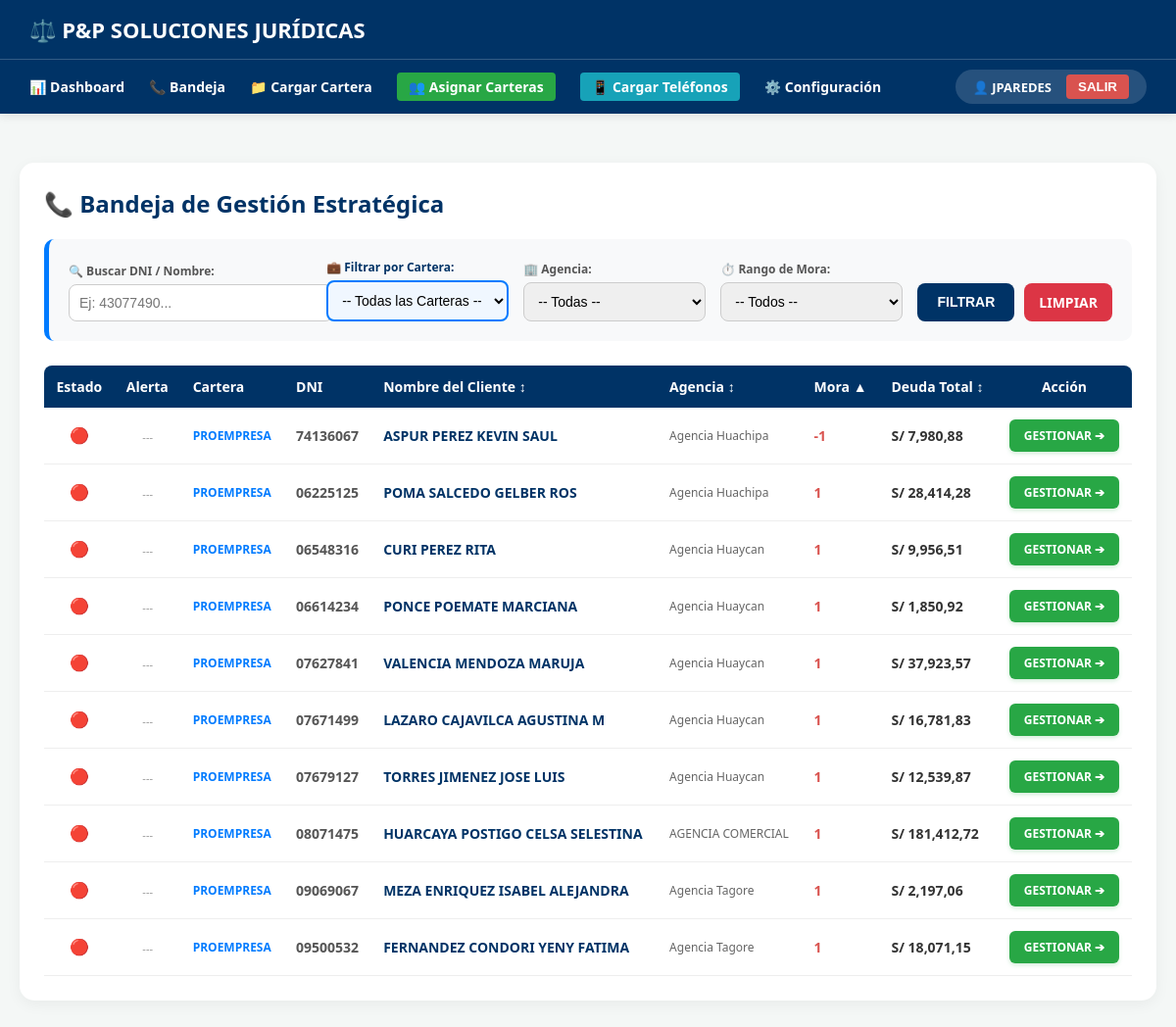
Screenshot of /bandeja-gestor/?orden=mora (signed in) with the database file from the repository.
### cobranza/models.py (models this page shows, shortened)
class Deudor(models.Model):
    documento = models.CharField(max_length=20, unique=True) # DOC_DNI_RUC
    nombre_completo = models.CharField(max_length=200)       # NOM_CLI
    telefono_principal = models.CharField(max_length=50)     # TLF_CELULAR_CLIENTE
    cuenta = models.CharField(max_length=50, default='N/A')  # COD_CREDITO
    agencia = models.CharField(max_length=100, default='N/A')# NOM_AGENCIA
    cartera = models.CharField(max_length=50, default='GENERAL')
    monto_capital = models.DecimalField(max_digits=12, decimal_places=2, default=0) # DEUDA_CAP
    saldo_deuda = models.DecimalField(max_digits=12, decimal_places=2, default=0)   # DEUDA_TOTAL
    dir_casa = models.TextField(null=True, blank=True)
    distrito = models.CharField(max_length=100, null=True, blank=True)
    nom_conyuge = models.CharField(max_length=200, null=True, blank=True)
    nom_aval = models.CharField(max_length=200, null=True, blank=True)
    tlf_celular_aval = models.CharField(max_length=50, null=True, blank=True)
    nom_conyuge_aval = models.CharField(max_length=200, null=True, blank=True)
    rango_dias_mora = models.CharField(max_length=50, null=True, blank=True)

### cobranza/views.py (the view, shortened to what this page needs)
# urls.py: path('bandeja-gestor/', views.bandeja_gestor, name='bandeja_gestor'),
@login_required
def bandeja_gestor(request):
    q = request.GET.get('q', '')
    cartera_filtro = request.GET.get('cartera', '')
    agencia_filtro = request.GET.get('agencia', '')
    mora_filtro = request.GET.get('rango_dias_mora', '')
    orden = request.GET.get('orden', '')
    es_gerente_flag = es_gerente(request.user)
    if es_gerente_flag:
        carteras_crudas = Deudor.objects.values_list('cartera', flat=True).distinct()
        agencias_crudas = Deudor.objects.values_list('agencia', flat=True).distinct()
        moras_crudas = Deudor.objects.values_list('rango_dias_mora', flat=True).distinct()
    lista_carteras = sorted([str(c) for c in carteras_crudas if c and str(c).strip() != ''])
    lista_agencias = sorted([str(a) for a in agencias_crudas if a and str(a).strip() != ''])
    lista_moras = sorted([str(m) for m in moras_crudas if m and str(m).strip() != ''])
    deudores = Deudor.objects.annotate(ultima_llamada=Max('gestion__fecha'))
    if q:
        deudores = deudores.filter(Q(documento__icontains=q) | Q(nombre_completo__icontains=q))
    if cartera_filtro:
        deudores = deudores.filter(cartera=cartera_filtro)
    if agencia_filtro:
        deudores = deudores.filter(agencia=agencia_filtro)
    if mora_filtro:
        deudores = deudores.filter(rango_dias_mora=mora_filtro)
    if orden == 'nombre': deudores = deudores.order_by('nombre_completo')
    elif orden == '-nombre': deudores = deudores.order_by('-nombre_completo')
    elif orden == 'agencia': deudores = deudores.order_by('agencia')
    elif orden == '-agencia': deudores = deudores.order_by('-agencia')
    elif orden == 'mora': deudores = deudores.order_by('rango_dias_mora')
    elif orden == '-mora': deudores = deudores.order_by('-rango_dias_mora')
    elif orden == 'deuda_total': deudores = deudores.order_by('saldo_deuda')
    elif orden == '-deuda_total': deudores = deudores.order_by('-saldo_deuda')
    hoy = timezone.now().date()
    ultima_promesa_subquery = Gestion.objects.filter(
        deudor=OuterRef('pk'),
        resultado__icontains='PROMESA',
        fecha_promesa__gte=hoy,
    ).exclude(
        deudor__gestion__resultado__icontains='PAGO',
        deudor__gestion__fecha__gt=models.F('fecha')
    ).order_by('-fecha_promesa').values('fecha_promesa')[:1]
    promesa_vencida_subquery = Gestion.objects.filter(
        deudor=OuterRef('pk'),
        resultado__icontains='PROMESA',
        fecha_promesa__lt=hoy,
    ).exclude(
        deudor__gestion__resultado__icontains='PAGO',
        deudor__gestion__fecha__gt=models.F('fecha')
    ).values('id')[:1]
    deudores = deudores.annotate(
        ultima_promesa_fecha=Subquery(ultima_promesa_subquery),
        tiene_promesa_vencida=Subquery(promesa_vencida_subquery)
    )
    lista_deudores = []
    for d in deudores:
        if not d.ultima_llamada:
            color = "rojo"
        else:
            dias = (timezone.now() - d.ultima_llamada).days
            color = "rojo" if dias >= 3 else ("amarillo" if dias >= 1 else "verde")
        alerta_promesa = d.tiene_promesa_vencida is not None
        proxima_promesa = d.ultima_promesa_fecha
        lista_deudores.append({
            'deudor': d,
            'color': color,
            'alerta_promesa': alerta_promesa,
            'proxima_promesa': proxima_promesa
        })
    deudores_ordenados = [item['deudor'] for item in lista_deudores]
    paginator = Paginator(deudores_ordenados, 10)
    page_number = request.GET.get('page')
    deudores_paginados = paginator.get_page(page_number)
    deudores_con_info = []
    for d in deudores_paginados:
        info = next((item for item in lista_deudores if item['deudor'].id == d.id), None)
        if info:
            d.color = info['color']
            d.alerta_promesa = info['alerta_promesa']
            d.proxima_promesa = info['proxima_promesa']
        deudores_con_info.append(d)
    lista_ids_filtrados = obtener_lista_deudores_filtrados(request, request.user)
    request.session['lista_ids_navegacion'] = lista_ids_filtrados
    request.session['filtros_bandeja'] = {
        'q': q,
        'cartera': cartera_filtro,
        'agencia': agencia_filtro,
        'mora': mora_filtro,
        'page': page_number,
        'orden': orden
    }
    return render(request, 'cobranza/bandeja.html', {
        'deudores': deudores_con_info,
        'lista_carteras': lista_carteras,
        'lista_agencias': lista_agencias,
        'lista_moras': lista_moras,
        'q': q,
        'cartera_filtro': cartera_filtro,
        'agencia_filtro': agencia_filtro,
        'mora_filtro': mora_filtro,
        'orden_actual': orden,
        'es_gerente': es_gerente_flag,
    })

### cobranza/views.py (called while the page is built)
def es_gerente(user):
    return user.groups.filter(name='GERENTE').exists() or user.is_superuser

### cobranza/templates/cobranza/bandeja.html (shortened to what this page needs)
{% extends 'cobranza/base.html' %}
{% load humanize %}
{% block content %}
<div style="background: white; padding: 25px; border-radius: 15px; box-shadow: 0 4px 15px rgba(0,0,0,0.05);">
    <h2 style="color: #003366; margin-top: 0;">📞 Bandeja de Gestión Estratégica</h2>
    <form method="GET" style="background: #f8f9fa; padding: 20px; border-radius: 10px; margin-bottom: 25px; display: grid; grid-template-columns: 2fr 1.5fr 1.5fr 1.5fr auto; gap: 15px; align-items: end; border-left: 5px solid #007bff;">
        <div>
            <label style="font-size: 12px; font-weight: bold; color: #555; display: block; margin-bottom: 5px;">🔍 Buscar DNI / Nombre:</label>
            <input type="text" name="q" value="{{ q }}" placeholder="Ej: 43077490..." style="width: 100%; padding: 10px; border-radius: 8px; border: 1px solid #ccc; font-size: 14px;">
        </div>
        <div>
            <label style="font-size: 12px; font-weight: bold; color: #003366; display: block; margin-bottom: 5px;">💼 Filtrar por Cartera:</label>
            <select name="cartera" style="width: 100%; padding: 10px; border-radius: 8px; border: 2px solid #007bff; font-size: 14px; background-color: #f0f7ff;">
                <option value="">-- Todas las Carteras --</option>
            </select>
        </div>
        <div>
            <label style="font-size: 12px; font-weight: bold; color: #555; display: block; margin-bottom: 5px;">🏢 Agencia:</label>
            <select name="agencia" style="width: 100%; padding: 10px; border-radius: 8px; border: 1px solid #ccc; font-size: 14px;">
                <option value="">-- Todas --</option>
            </select>
        </div>
        <div>
            <label style="font-size: 12px; font-weight: bold; color: #555; display: block; margin-bottom: 5px;">⏱️ Rango de Mora:</label>
            <select name="rango_dias_mora" style="width: 100%; padding: 10px; border-radius: 8px; border: 1px solid #ccc; font-size: 14px;">
                <option value="">-- Todos --</option>
            </select>
        </div>
        <div style="display: flex; gap: 10px;">
            <button type="submit" style="background: #003366; color: white; padding: 10px 20px; border: none; border-radius: 8px; font-weight: bold; font-size: 14px; cursor: pointer;">FILTRAR</button>
            <a href="{% url 'bandeja_gestor' %}" style="background: #dc3545; color: white; padding: 10px 15px; border-radius: 8px; text-decoration: none; font-weight: bold; font-size: 14px; text-align: center; display: flex; align-items: center;">LIMPIAR</a>
        </div>
    </form>
    <div style="overflow-x: auto;">
        <table style="width: 100%; border-collapse: collapse; font-size: 14px; min-width: 900px;">
            <thead>
                <tr style="background: #003366; color: white; text-align: left;">
                    <th style="padding: 12px; border-radius: 8px 0 0 0; text-align: center;">Estado</th>
                    <th style="padding: 12px;">Alerta</th>
                    <th style="padding: 12px;">Cartera</th>
                    <th style="padding: 12px;">DNI</th>
                    <th style="padding: 12px;">
                        <a href="?orden={% if orden_actual == 'nombre' %}-nombre{% else %}nombre{% endif %}" style="color: white; text-decoration: none;">
                            Nombre del Cliente {% if orden_actual == 'nombre' %}▲{% elif orden_actual == '-nombre' %}▼{% else %}↕{% endif %}
                        </a>
                    </th>
                    <th style="padding: 12px;">
                        <a href="?orden={% if orden_actual == 'agencia' %}-agencia{% else %}agencia{% endif %}" style="color: white; text-decoration: none;">
                            Agencia {% if orden_actual == 'agencia' %}▲{% elif orden_actual == '-agencia' %}▼{% else %}↕{% endif %}
                        </a>
                    </th>
                    <th style="padding: 12px;">
                        <a href="?orden={% if orden_actual == 'mora' %}-mora{% else %}mora{% endif %}" style="color: white; text-decoration: none;">
                            Mora {% if orden_actual == 'mora' %}▲{% elif orden_actual == '-mora' %}▼{% else %}↕{% endif %}
                        </a>
                    </th>
                    <th style="padding: 12px;">
                        <a href="?orden={% if orden_actual == 'deuda_total' %}-deuda_total{% else %}deuda_total{% endif %}" style="color: white; text-decoration: none;">
                            Deuda Total {% if orden_actual == 'deuda_total' %}▲{% elif orden_actual == '-deuda_total' %}▼{% else %}↕{% endif %}
                        </a>
                    </th>
                    <th style="padding: 12px; border-radius: 0 8px 0 0; text-align: center;">Acción</th>
                 </tr>
            </thead>
            <tbody>
                {% for d in deudores %}
                <tr style="border-bottom: 1px solid #eee; transition: background 0.2s; {% if d.alerta_promesa %}background: #fff3cd; border-left: 4px solid #ffc107;{% endif %}" onmouseover="this.style.background='#f1f8ff'" onmouseout="this.style.background='{% if d.alerta_promesa %}#fff3cd{% else %}white{% endif %}'">
                    <td style="padding: 12px; text-align: center; font-size: 16px;">
                        {% if d.color == 'rojo' %}🔴{% elif d.color == 'amarillo' %}🟡{% else %}🟢{% endif %}
                    </td>
                    <td style="padding: 12px; text-align: center;">
                        {% if d.alerta_promesa %}
                            <span style="background: #ffc107; color: #856404; padding: 4px 8px; border-radius: 12px; font-size: 11px; font-weight: bold; white-space: nowrap;">
                                ⚠️ PROMESA VENCIDA
                            </span>
                            {% if d.proxima_promesa %}
                                <span style="display: block; font-size: 10px; color: #856404; margin-top: 4px;">
                                    Vencía: {{ d.proxima_promesa|date:"d/m/Y" }}
                                </span>
                            {% endif %}
                        {% else %}
                            <span style="color: #999; font-size: 11px;">---</span>
                        {% endif %}
                    </td>
                    <td style="padding: 12px; font-weight: bold; color: #007bff; font-size: 12px;">{{ d.cartera }}</td>
                    <td style="padding: 12px; font-weight: bold; color: #555;">{{ d.documento }}</td>
                    <td style="padding: 12px; font-weight: bold; color: #003366;">{{ d.nombre_completo }}</td>
                    <td style="padding: 12px; color: #666; font-size: 12px;">{{ d.agencia }}</td>
                    <td style="padding: 12px; color: #d9534f; font-weight: bold;">{{ d.rango_dias_mora|default:"-" }}</td>
                    <td style="padding: 12px; font-weight: bold; color: #333;">S/ {{ d.saldo_deuda|floatformat:2|intcomma }}</td>
                    <td style="padding: 12px; text-align: center;">
                        <a href="{% url 'registrar_gestion' d.id %}" style="background: #28a745; color: white; padding: 8px 15px; border-radius: 6px; text-decoration: none; font-weight: bold; font-size: 12px; display: inline-block; box-shadow: 0 2px 4px rgba(40,167,69,0.2);">GESTIONAR ➔</a>
                    </td>
                </tr>
                {% empty %}
                <tr>
                    <td colspan="9" style="padding: 30px; text-align: center; color: #999; font-size: 16px;">
                        No se encontraron clientes con estos filtros.
                    </td>
                </tr>
                {% endfor %}
            </tbody>
        </table>
    </div>
</div>
{% endblock %}

### cobranza/templates/cobranza/base.html (shortened to what this page needs)
<!DOCTYPE html>
<html lang="es">
<head>
</head>
<body>
<nav>
    <div class="nav-top">
        <div class="logo">⚖️ P&P SOLUCIONES JURÍDICAS</div>
    </div>
    <div class="nav-bottom">
        <div class="menu">
            <a href="{% url 'dashboard_gerente' %}">📊 Dashboard</a>
            <a href="{% url 'bandeja_gestor' %}">📞 Bandeja</a>
            <a href="{% url 'subir_excel' %}">📁 Cargar Cartera</a>
            {% if es_gerente %}
            <a href="{% url 'asignar_carteras' %}" style="background: #28a745; padding: 5px 12px; border-radius: 4px;">👥 Asignar Carteras</a>
            <a href="/cargar-telefonos/" style="background: #17a2b8; padding: 5px 12px; border-radius: 4px;">📱 Cargar Teléfonos</a>
            {% endif %}
            {% if user.is_staff %}<a href="/admin/">⚙️ Configuración</a>{% endif %}
        </div>
        {% if user.is_authenticated %}
        <div class="user-area">
            <span class="user-name">👤 {{ user.username|upper }}</span>
            <form action="{% url 'salir_sistema' %}" method="post" style="margin: 0;">
                <button type="submit" class="btn-logout">SALIR</button>
            </form>
        </div>
        {% endif %}
    </div>
</nav>
<div class="container">
    {% block content %}
    {% endblock %}
</div>
</body>
</html>

### cobranza/templates/cobranza/base.html (style rules this page uses)
body { font-family: 'Segoe UI', Tahoma, Geneva, Verdana, sans-serif; background-color: #f4f7f6; margin: 0; padding: 0; }
nav { background-color: #003366; color: white; box-shadow: 0 2px 10px rgba(0,0,0,0.1); }
.nav-top { padding: 15px 30px; text-align: left; }
.logo { font-size: 22px; font-weight: bold; }
.nav-bottom { padding: 10px 30px; display: flex; justify-content: space-between; align-items: center; flex-wrap: wrap; gap: 15px; border-top: 1px solid rgba(255,255,255,0.2); }
.menu { display: flex; align-items: center; gap: 25px; flex-wrap: wrap; }
.menu a { color: white; text-decoration: none; font-weight: bold; font-size: 14px; transition: color 0.3s; white-space: nowrap; }
.user-area { display: flex; align-items: center; gap: 15px; background: rgba(255,255,255,0.15); padding: 5px 18px; border-radius: 30px; }
.user-name { font-size: 13px; font-weight: bold; white-space: nowrap; }
.btn-logout { background: #d9534f; color: white; border: none; padding: 5px 12px; border-radius: 4px; font-weight: bold; cursor: pointer; transition: 0.3s; white-space: nowrap; }
.container { max-width: 1200px; margin: 30px auto; padding: 20px; }

### rows the page displays
Deudor: cartera "PROEMPRESA", documento "74136067", nombre_completo "ASPUR PEREZ KEVIN SAUL", agencia "Agencia Huachipa", rango_dias_mora "-1", saldo_deuda "7,980,88"
Deudor: cartera "PROEMPRESA", documento "06225125", nombre_completo "POMA SALCEDO GELBER ROS", agencia "Agencia Huachipa", rango_dias_mora "1", saldo_deuda "28,414,28"
Deudor: cartera "PROEMPRESA", documento "06548316", nombre_completo "CURI PEREZ RITA", agencia "Agencia Huaycan", rango_dias_mora "1", saldo_deuda "9,956,51"
Deudor: cartera "PROEMPRESA", documento "06614234", nombre_completo "PONCE POEMATE MARCIANA", agencia "Agencia Huaycan", rango_dias_mora "1", saldo_deuda "1,850,92"
Deudor: cartera "PROEMPRESA", documento "07627841", nombre_completo "VALENCIA MENDOZA MARUJA", agencia "Agencia Huaycan", rango_dias_mora "1", saldo_deuda "37,923,57"
Deudor: cartera "PROEMPRESA", documento "07671499", nombre_completo "LAZARO CAJAVILCA AGUSTINA M", agencia "Agencia Huaycan", rango_dias_mora "1", saldo_deuda "16,781,83"
Deudor: cartera "PROEMPRESA", documento "07679127", nombre_completo "TORRES JIMENEZ JOSE LUIS", agencia "Agencia Huaycan", rango_dias_mora "1", saldo_deuda "12,539,87"
Deudor: cartera "PROEMPRESA", documento "08071475", nombre_completo "HUARCAYA POSTIGO CELSA SELESTINA", agencia "AGENCIA COMERCIAL", rango_dias_mora "1", saldo_deuda "181,412,72"
Deudor: cartera "PROEMPRESA", documento "09069067", nombre_completo "MEZA ENRIQUEZ ISABEL ALEJANDRA", agencia "Agencia Tagore", rango_dias_mora "1", saldo_deuda "2,197,06"
Deudor: cartera "PROEMPRESA", documento "09500532", nombre_completo "FERNANDEZ CONDORI YENY FATIMA", agencia "Agencia Tagore", rango_dias_mora "1", saldo_deuda "18,071,15"

### other values shown
{{ user.username|upper }} "JPAREDES"
